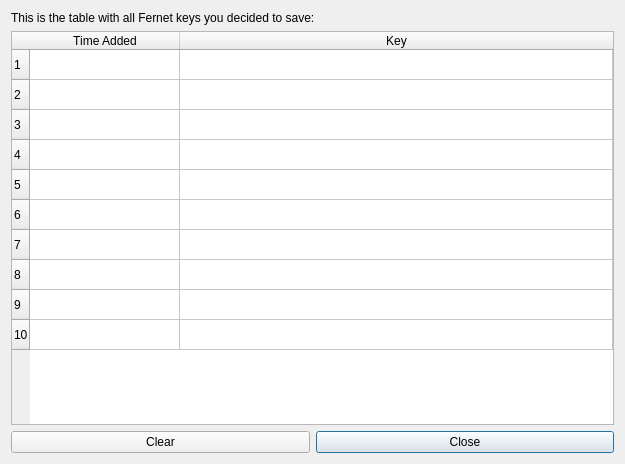
<?xml version="1.0" encoding="UTF-8"?>
<ui version="4.0">
 <class>Dialog</class>
 <widget class="QDialog" name="Dialog">
  <property name="geometry">
   <rect>
    <x>0</x>
    <y>0</y>
    <width>625</width>
    <height>464</height>
   </rect>
  </property>
  <property name="windowTitle">
   <string>Dialog</string>
  </property>
  <layout class="QVBoxLayout" name="verticalLayout">
   <item>
    <widget class="QLabel" name="label">
     <property name="text">
      <string>This is the table with all Fernet keys you decided to save:</string>
     </property>
    </widget>
   </item>
   <item>
    <widget class="QTableWidget" name="tableWidget">
     <property name="sizePolicy">
      <sizepolicy hsizetype="Expanding" vsizetype="Expanding">
       <horstretch>0</horstretch>
       <verstretch>0</verstretch>
      </sizepolicy>
     </property>
     <property name="frameShape">
      <enum>QFrame::StyledPanel</enum>
     </property>
     <property name="gridStyle">
      <enum>Qt::SolidLine</enum>
     </property>
     <property name="rowCount">
      <number>10</number>
     </property>
     <property name="columnCount">
      <number>2</number>
     </property>
     <attribute name="horizontalHeaderDefaultSectionSize">
      <number>150</number>
     </attribute>
     <attribute name="horizontalHeaderShowSortIndicator" stdset="0">
      <bool>false</bool>
     </attribute>
     <attribute name="horizontalHeaderStretchLastSection">
      <bool>true</bool>
     </attribute>
     <attribute name="verticalHeaderStretchLastSection">
      <bool>false</bool>
     </attribute>
     <row/>
     <row/>
     <row/>
     <row/>
     <row/>
     <row/>
     <row/>
     <row/>
     <row/>
     <row/>
     <column>
      <property name="text">
       <string>Time Added</string>
      </property>
     </column>
     <column>
      <property name="text">
       <string>Key</string>
      </property>
     </column>
    </widget>
   </item>
   <item>
    <layout class="QHBoxLayout" name="horizontalLayout">
     <item>
      <widget class="QPushButton" name="clear_show">
       <property name="text">
        <string>Clear</string>
       </property>
      </widget>
     </item>
     <item>
      <widget class="QPushButton" name="close_show">
       <property name="text">
        <string>Close</string>
       </property>
       <property name="default">
        <bool>true</bool>
       </property>
      </widget>
     </item>
    </layout>
   </item>
  </layout>
 </widget>
 <resources/>
 <connections/>
</ui>
